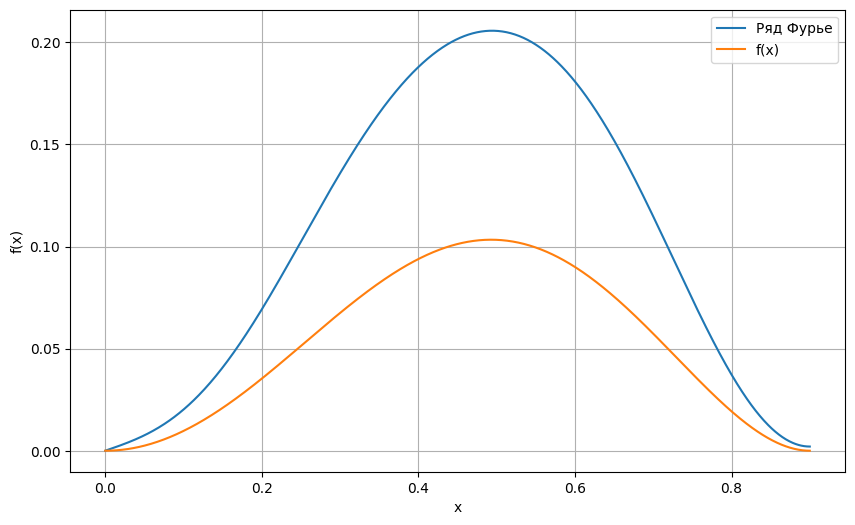

Python code for this plot:
import numpy as np
import matplotlib.pyplot as plt

def fourier(x):
    result = 0
    for k in range(6):
        term = (
            (4 / (5*np.pi + 10*np.pi*k)**2) * ((-1)**k * 0.1 - 1/(5*np.pi + 10*np.pi*k))
            + (2 / (15*np.pi + 10*np.pi*k)**2) * ((-1)**(k+1) * 0.1 - 1/(15*np.pi + 10*np.pi*k))
            + (2 / (10*np.pi*k - 5*np.pi)**2) * ((-1)**(k+1) * 0.1 - 1/(10*np.pi*k - 5*np.pi))
        )
        result += 810 * term * np.sin((5*np.pi + 10*np.pi*k)/9 * x)
    return result

def f(x):
    return x ** 2 * np.cos((np.pi * x) / 1.8) ** 2

x = np.linspace(0, 0.9, 1000)
y = fourier(x)
f_x = f(x)

plt.figure(figsize=(10, 6))
plt.plot(x, y, label='Ряд Фурье')
plt.plot(x, f_x, label='f(x)')
plt.xlabel('x')
plt.ylabel('f(x)')
plt.grid(True)
plt.legend()
plt.show()
